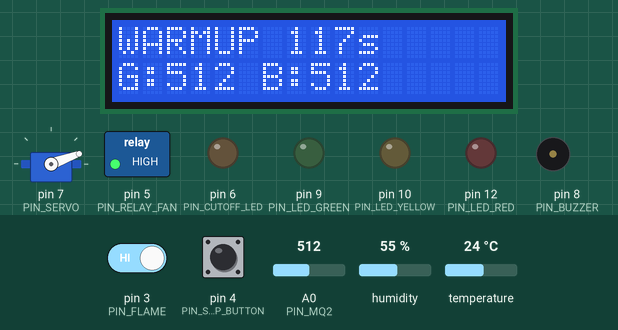
Recording of a sketch running on a simulated Arduino Uno, built with avr-gcc and run on an emulated ATmega328P. Shown: 16×2 character LCD, servo, switched loads named in the sketch (green lamp = pin HIGH), output pins drawn as LEDs (lit = HIGH), buzzer (waves = sounding, pin HIGH). The inputs (shaded band) are chosen by the test bench; at power-on: temperature 24 °C, A0 (PIN_MQ2) = 512, pin 3 (PIN_FLAME) HIGH, pin 4 (PIN_STOP_BUTTON) HIGH, humidity 55 %. What the sketch prints to the serial monitor is not drawn.

Above: at 2.4 s.
2.5 s: temperature set to 12 °C
10.1 s: A0 (PIN_MQ2) set to 716
At 10.62 s:
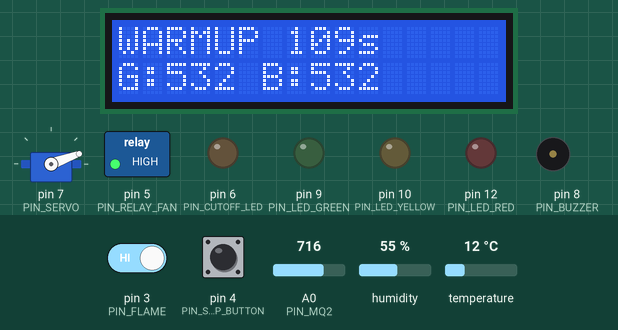
11.8 s: A0 (PIN_MQ2) set to 900
At 12.62 s:
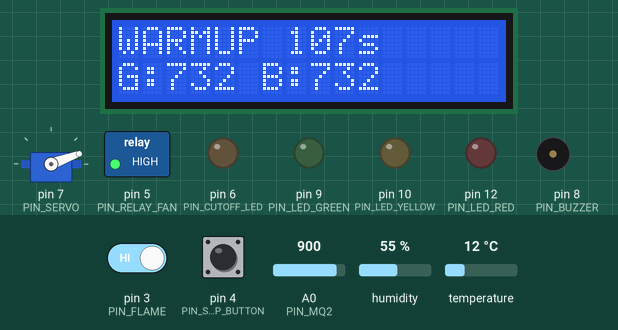
13.8 s: A0 (PIN_MQ2) set to 1023
At 14.62 s:
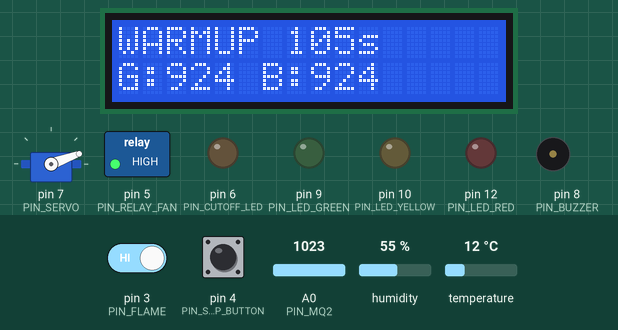
Timing chart, 0 to 16.8 s (numbered marks = the images above; inputs shaded):
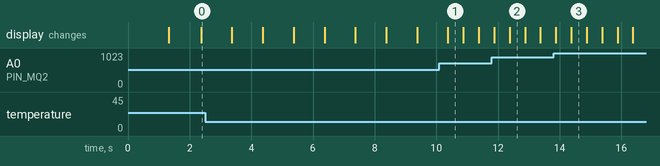

Measured:
- what the display in image 1 shows lasts 0.5 s, from 10.4 s to 10.9 s

The sketch:

Smart_Kitchen_Controller.ino
```cpp
#include <DHT.h>
#include <LiquidCrystal_I2C.h>
#include <Servo.h>

// =========================
// Hardware pin map
// =========================
const uint8_t PIN_MQ2 = A0;          // Matches your test code
const uint8_t PIN_DHT = 2;           // Updated to match your test code
const uint8_t PIN_FLAME = 3;         // Matches your test code
const uint8_t PIN_STOP_BUTTON = 4;   // Moved from 2 to 4 to make room for DHT
const uint8_t PIN_RELAY_FAN = 5;     // Matches your test code
const uint8_t PIN_CUTOFF_LED = 6;    // Unchanged
const uint8_t PIN_SERVO = 7;         // Updated to match your test code
const uint8_t PIN_BUZZER = 8;        // Updated to match your test code
const uint8_t PIN_LED_GREEN = 9;     // Unchanged
const uint8_t PIN_LED_YELLOW = 10;   // Moved from 7 to 10 to make room for Servo
const uint8_t PIN_RESET_BUTTON = 11; // Unchanged (Optional)
const uint8_t PIN_LED_RED = 12;      // Moved from 8 to 12 to make room for Buzzer

// =========================
// Build-time configuration
// =========================
const bool USE_RESET_BUTTON = false;
const bool RELAY_ACTIVE_LOW = true;
const bool FLAME_ACTIVE_LOW = true;
const bool CUTOFF_LED_ACTIVE_HIGH = true;

const uint8_t LCD_I2C_ADDR = 0x27;

// Servo angles (tune for your mechanics)
const int SERVO_ANGLE_CLOSED = 20;
const int SERVO_ANGLE_MID = 90;
const int SERVO_ANGLE_OPEN = 160;

// Timing
const unsigned long MQ2_WARMUP_MS = 120000UL;
const unsigned long SENSOR_SAMPLE_INTERVAL_MS = 250UL;
const unsigned long DHT_SAMPLE_INTERVAL_MS = 1000UL;
const unsigned long LCD_UPDATE_INTERVAL_MS = 500UL;
const unsigned long SERIAL_UPDATE_INTERVAL_MS = 1000UL;
const unsigned long WARNING_PERSIST_MS = 8000UL;
const unsigned long ALARM_PERSIST_MS = 12000UL;
const unsigned long CUTOFF_AFTER_ALARM_MS = 10000UL;
const unsigned long SAFE_WINDOW_MS = 60000UL;
const unsigned long BUZZER_MUTE_MS = 120000UL;
const unsigned long BUTTON_DEBOUNCE_MS = 35UL;
const unsigned long LONG_PRESS_MS = 3000UL;
const unsigned long RED_FLASH_MS = 400UL;
const unsigned long GREEN_BLINK_MS = 600UL;

// Thresholds (starter values; tune from logs)
const float TEMP_WARNING_C = 38.0f;
const float TEMP_ALARM_C = 45.0f;
const float TEMP_RISE_WARNING_C_PER_MIN = 1.2f;
const float TEMP_RISE_ALARM_C_PER_MIN = 2.5f;
const int GAS_WARN_DELTA_ENTER = 120;
const int GAS_WARN_DELTA_EXIT = 90;
const int GAS_ALARM_DELTA_ENTER = 220;
const int GAS_ALARM_DELTA_EXIT = 180;
const float GAS_RISE_FAST_COUNTS_PER_SEC = 6.0f;
const unsigned long FLAME_PERSIST_MS = 1500UL;

const uint8_t FILTER_WINDOW = 10;

DHT dht(PIN_DHT, DHT22);
LiquidCrystal_I2C lcd(LCD_I2C_ADDR, 16, 2);
Servo ventServo;

enum SystemState {
  STATE_WARMUP,
  STATE_NORMAL,
  STATE_COOKING_NORMAL,
  STATE_WARNING,
  STATE_ALARM_ACTIVE,
  STATE_CUTOFF_LOCKED
};

struct ButtonTracker {
  bool lastRawPressed;
  bool stablePressed;
  bool longHandled;
  unsigned long lastRawChangeMs;
  unsigned long pressStartMs;
};

enum ButtonEvent {
  BUTTON_NONE,
  BUTTON_SHORT_PRESS,
  BUTTON_LONG_PRESS
};

SystemState currentState = STATE_WARMUP;

int gasBuffer[FILTER_WINDOW] = {0};
float tempBuffer[FILTER_WINDOW] = {0};
uint8_t gasIndex = 0;
uint8_t tempIndex = 0;
uint8_t gasCount = 0;
uint8_t tempCount = 0;
long gasSum = 0;
float tempSum = 0.0f;

int gasRaw = 0;
int gasAvg = 0;
float tempC = 25.0f;
float tempAvg = 25.0f;
float tempRiseCPerMin = 0.0f;
float gasRiseCountsPerSec = 0.0f;

int gasBaseline = 0;
bool baselineLocked = false;

bool flameDetected = false;
bool flamePersistent = false;
unsigned long flameStartMs = 0;

bool alarmLatched = false;
bool cutoffLocked = false;
unsigned long warningCandidateStartMs = 0;
unsigned long alarmCandidateStartMs = 0;
unsigned long cutoffCandidateStartMs = 0;
unsigned long safeSinceMs = 0;
unsigned long buzzerMuteUntilMs = 0;

unsigned long startupMs = 0;
unsigned long lastSensorMs = 0;
unsigned long lastDhtMs = 0;
unsigned long lastLcdMs = 0;
unsigned long lastSerialMs = 0;
unsigned long lastGasRateMs = 0;
unsigned long lastTempRateMs = 0;
unsigned long lastRedFlashMs = 0;
unsigned long lastGreenBlinkMs = 0;

int lastGasForRate = 0;
float lastTempForRate = 25.0f;

bool redLedFlashState = false;
bool greenLedBlinkState = false;

ButtonTracker stopButton = {false, false, false, 0, 0};
ButtonTracker resetButton = {false, false, false, 0, 0};

void writeRelay(uint8_t pin, bool on) {
  if (RELAY_ACTIVE_LOW) {
    digitalWrite(pin, on ? LOW : HIGH);
  } else {
    digitalWrite(pin, on ? HIGH : LOW);
  }
}

bool readFlameRawDetected() {
  bool pinState = digitalRead(PIN_FLAME);
  return FLAME_ACTIVE_LOW ? !pinState : pinState;
}

ButtonEvent updateButton(ButtonTracker &btn, uint8_t pin, unsigned long nowMs) {
  bool rawPressed = (digitalRead(pin) == LOW);  // INPUT_PULLUP

  if (rawPressed != btn.lastRawPressed) {
    btn.lastRawPressed = rawPressed;
    btn.lastRawChangeMs = nowMs;
  }

  if ((nowMs - btn.lastRawChangeMs) >= BUTTON_DEBOUNCE_MS && rawPressed != btn.stablePressed) {
    btn.stablePressed = rawPressed;

    if (btn.stablePressed) {
      btn.pressStartMs = nowMs;
      btn.longHandled = false;
    } else {
      if (!btn.longHandled) {
        return BUTTON_SHORT_PRESS;
      }
    }
  }

  if (btn.stablePressed && !btn.longHandled && (nowMs - btn.pressStartMs) >= LONG_PRESS_MS) {
    btn.longHandled = true;
    return BUTTON_LONG_PRESS;
  }

  return BUTTON_NONE;
}

void pushGasSample(int value) {
  if (gasCount < FILTER_WINDOW) {
    gasBuffer[gasIndex] = value;
    gasSum += value;
    gasCount++;
  } else {
    gasSum -= gasBuffer[gasIndex];
    gasBuffer[gasIndex] = value;
    gasSum += value;
  }

  gasIndex = (gasIndex + 1) % FILTER_WINDOW;
  gasAvg = gasSum / max((uint8_t)1, gasCount);
}

void pushTempSample(float value) {
  if (tempCount < FILTER_WINDOW) {
    tempBuffer[tempIndex] = value;
    tempSum += value;
    tempCount++;
  } else {
    tempSum -= tempBuffer[tempIndex];
    tempBuffer[tempIndex] = value;
    tempSum += value;
  }

  tempIndex = (tempIndex + 1) % FILTER_WINDOW;
  tempAvg = tempSum / max((uint8_t)1, tempCount);
}

void updateSensorReadings(unsigned long nowMs) {
  if ((nowMs - lastSensorMs) >= SENSOR_SAMPLE_INTERVAL_MS) {
    lastSensorMs = nowMs;

    gasRaw = analogRead(PIN_MQ2);

    // Very basic outlier suppression for single-sample spikes.
    if (gasCount > 0) {
      int delta = abs(gasRaw - gasAvg);
      if (delta > 300) {
        gasRaw = gasAvg;
      }
    }

    pushGasSample(gasRaw);

    flameDetected = readFlameRawDetected();
    if (flameDetected) {
      if (flameStartMs == 0) {
        flameStartMs = nowMs;
      }
      flamePersistent = (nowMs - flameStartMs) >= FLAME_PERSIST_MS;
    } else {
      flameStartMs = 0;
      flamePersistent = false;
    }
  }

  if ((nowMs - lastDhtMs) >= DHT_SAMPLE_INTERVAL_MS) {
    lastDhtMs = nowMs;

    float newTemp = dht.readTemperature();
    if (!isnan(newTemp)) {
      tempC = newTemp;
      pushTempSample(tempC);

      if (lastTempRateMs > 0) {
        unsigned long dt = nowMs - lastTempRateMs;
        if (dt > 0) {
          tempRiseCPerMin = ((tempAvg - lastTempForRate) * 60000.0f) / (float)dt;
        }
      }
      lastTempForRate = tempAvg;
      lastTempRateMs = nowMs;
    }
  }

  if ((nowMs - lastGasRateMs) >= DHT_SAMPLE_INTERVAL_MS) {
    if (lastGasRateMs > 0) {
      unsigned long dt = nowMs - lastGasRateMs;
      if (dt > 0) {
        gasRiseCountsPerSec = ((float)(gasAvg - lastGasForRate) * 1000.0f) / (float)dt;
      }
    }
    lastGasForRate = gasAvg;
    lastGasRateMs = nowMs;
  }
}

bool isWarmupActive(unsigned long nowMs) {
  return (nowMs - startupMs) < MQ2_WARMUP_MS;
}

void updateGasBaseline(unsigned long nowMs) {
  if (isWarmupActive(nowMs)) {
    gasBaseline = gasAvg;
    return;
  }

  if (!baselineLocked) {
    gasBaseline = gasAvg;
    baselineLocked = true;
    return;
  }

  // Slow baseline tracking only in non-danger states.
  if (!alarmLatched && (currentState == STATE_NORMAL || currentState == STATE_COOKING_NORMAL)) {
    if (abs(gasAvg - gasBaseline) < 80) {
      gasBaseline = (int)(0.995f * gasBaseline + 0.005f * gasAvg);
    }
  }
}

int computeRiskScore() {
  int score = 0;

  bool gasAbnormal = gasAvg >= (gasBaseline + GAS_WARN_DELTA_ENTER);
  bool gasRisingFast = gasRiseCountsPerSec >= GAS_RISE_FAST_COUNTS_PER_SEC;
  bool tempWarn = tempAvg >= TEMP_WARNING_C;
  bool tempRising = tempRiseCPerMin >= TEMP_RISE_WARNING_C_PER_MIN;
  bool flameUnexpected = flamePersistent;

  if (gasAbnormal) {
    score += 3;
  }
  if (gasRisingFast) {
    score += 2;
  }
  if (tempWarn) {
    score += 2;
  }
  if (tempRising) {
    score += 1;
  }
  if (flameUnexpected) {
    score += 2;
  }

  if (score > 10) {
    score = 10;
  }
  return score;
}

bool isCookingContext() {
  bool gasSlight = gasAvg >= (gasBaseline + 60) && gasAvg < (gasBaseline + GAS_WARN_DELTA_ENTER);
  bool tempSlight = tempAvg >= (TEMP_WARNING_C - 3.0f) && tempAvg < TEMP_WARNING_C;
  return gasSlight || tempSlight;
}

bool isDangerStillHigh(int riskScore) {
  bool gasAlarm = gasAvg >= (gasBaseline + GAS_ALARM_DELTA_ENTER);
  bool tempAlarm = tempAvg >= TEMP_ALARM_C;
  bool tempRiseAlarm = tempRiseCPerMin >= TEMP_RISE_ALARM_C_PER_MIN;
  return riskScore >= 7 || gasAlarm || tempAlarm || tempRiseAlarm || flamePersistent;
}

bool isSafeCondition() {
  bool gasSafe = gasAvg <= (gasBaseline + GAS_WARN_DELTA_EXIT);
  bool tempSafe = tempAvg < (TEMP_WARNING_C - 1.5f);
  bool noFlame = !flamePersistent;
  return gasSafe && tempSafe && noFlame;
}

void resetAlarmLatches() {
  alarmLatched = false;
  cutoffLocked = false;
  warningCandidateStartMs = 0;
  alarmCandidateStartMs = 0;
  cutoffCandidateStartMs = 0;
  safeSinceMs = 0;
  buzzerMuteUntilMs = 0;
}

void updateStateMachine(unsigned long nowMs) {
  if (isWarmupActive(nowMs)) {
    currentState = STATE_WARMUP;
    return;
  }

  int riskScore = computeRiskScore();

  if (!alarmLatched) {
    bool warningCondition = (riskScore >= 4);
    bool alarmCondition = (riskScore >= 7);

    if (alarmCondition) {
      if (alarmCandidateStartMs == 0) {
        alarmCandidateStartMs = nowMs;
      }
      if ((nowMs - alarmCandidateStartMs) >= ALARM_PERSIST_MS) {
        alarmLatched = true;
        currentState = STATE_ALARM_ACTIVE;
        cutoffCandidateStartMs = nowMs;
        warningCandidateStartMs = 0;
      }
    } else {
      alarmCandidateStartMs = 0;
    }

    if (!alarmLatched) {
      if (warningCondition) {
        if (warningCandidateStartMs == 0) {
          warningCandidateStartMs = nowMs;
        }
        if ((nowMs - warningCandidateStartMs) >= WARNING_PERSIST_MS) {
          currentState = STATE_WARNING;
        }
      } else {
        warningCandidateStartMs = 0;
        currentState = isCookingContext() ? STATE_COOKING_NORMAL : STATE_NORMAL;
      }
    }
  } else {
    bool dangerHigh = isDangerStillHigh(riskScore);

    if (dangerHigh) {
      safeSinceMs = 0;
      if (!cutoffLocked) {
        if (cutoffCandidateStartMs == 0) {
          cutoffCandidateStartMs = nowMs;
        }
        if ((nowMs - cutoffCandidateStartMs) >= CUTOFF_AFTER_ALARM_MS) {
          cutoffLocked = true;
        }
      }
    } else {
      cutoffCandidateStartMs = 0;
      if (safeSinceMs == 0) {
        safeSinceMs = nowMs;
      }
    }

    currentState = cutoffLocked ? STATE_CUTOFF_LOCKED : STATE_ALARM_ACTIVE;
  }
}

void handleButtons(unsigned long nowMs) {
  ButtonEvent stopEvent = updateButton(stopButton, PIN_STOP_BUTTON, nowMs);

  if (stopEvent == BUTTON_SHORT_PRESS && alarmLatched) {
    buzzerMuteUntilMs = nowMs + BUZZER_MUTE_MS;
    Serial.println(F("Stop button short press: buzzer muted, safety remains active."));
  }

  if (stopEvent == BUTTON_LONG_PRESS && alarmLatched) {
    bool safeWindowMet = (safeSinceMs > 0) && ((nowMs - safeSinceMs) >= SAFE_WINDOW_MS);
    if (safeWindowMet) {
      resetAlarmLatches();
      currentState = isCookingContext() ? STATE_COOKING_NORMAL : STATE_NORMAL;
      Serial.println(F("Stop button long press: alarm reset after safe window."));
    } else {
      Serial.println(F("Stop button long press ignored: safe window not met."));
    }
  }

  if (USE_RESET_BUTTON) {
    ButtonEvent resetEvent = updateButton(resetButton, PIN_RESET_BUTTON, nowMs);
    if (resetEvent == BUTTON_LONG_PRESS && alarmLatched) {
      bool safeWindowMet = (safeSinceMs > 0) && ((nowMs - safeSinceMs) >= SAFE_WINDOW_MS);
      if (safeWindowMet) {
        resetAlarmLatches();
        currentState = isCookingContext() ? STATE_COOKING_NORMAL : STATE_NORMAL;
        Serial.println(F("Reset button long press: alarm reset after safe window."));
      }
    }
  }
}

void applyOutputs(unsigned long nowMs) {
  bool fanOn = false;
  bool cutoffCommandActive = false;
  bool buzzerOn = false;
  int servoAngle = SERVO_ANGLE_CLOSED;

  switch (currentState) {
    case STATE_WARMUP:
      fanOn = false;
      cutoffCommandActive = false;
      servoAngle = SERVO_ANGLE_CLOSED;
      break;

    case STATE_NORMAL:
      fanOn = false;
      cutoffCommandActive = false;
      servoAngle = SERVO_ANGLE_CLOSED;
      break;

    case STATE_COOKING_NORMAL:
      fanOn = false;
      cutoffCommandActive = false;
      servoAngle = SERVO_ANGLE_MID;
      break;

    case STATE_WARNING:
      fanOn = true;
      cutoffCommandActive = false;
      servoAngle = SERVO_ANGLE_MID;
      break;

    case STATE_ALARM_ACTIVE:
      fanOn = true;
      cutoffCommandActive = true;
      servoAngle = SERVO_ANGLE_OPEN;
      break;

    case STATE_CUTOFF_LOCKED:
      fanOn = true;
      cutoffCommandActive = true;
      servoAngle = SERVO_ANGLE_OPEN;
      break;
  }

  // Keep cutoff command active while alarm is latched.
  if (alarmLatched) {
    cutoffCommandActive = true;
  }

  writeRelay(PIN_RELAY_FAN, fanOn);
  bool cutoffLedOn = CUTOFF_LED_ACTIVE_HIGH ? cutoffCommandActive : !cutoffCommandActive;
  digitalWrite(PIN_CUTOFF_LED, cutoffLedOn ? HIGH : LOW);
  ventServo.write(servoAngle);

  bool buzzerMuted = (nowMs < buzzerMuteUntilMs);
  if ((currentState == STATE_ALARM_ACTIVE || currentState == STATE_CUTOFF_LOCKED) && !buzzerMuted) {
    buzzerOn = true;
  }
  digitalWrite(PIN_BUZZER, buzzerOn ? HIGH : LOW);

  // LEDs
  bool greenOn = false;
  bool yellowOn = false;
  bool redOn = false;

  if (currentState == STATE_NORMAL) {
    greenOn = true;
  } else if (currentState == STATE_COOKING_NORMAL) {
    if ((nowMs - lastGreenBlinkMs) >= GREEN_BLINK_MS) {
      lastGreenBlinkMs = nowMs;
      greenLedBlinkState = !greenLedBlinkState;
    }
    greenOn = greenLedBlinkState;
  } else if (currentState == STATE_WARNING) {
    yellowOn = true;
  } else if (currentState == STATE_ALARM_ACTIVE) {
    redOn = true;
  } else if (currentState == STATE_CUTOFF_LOCKED) {
    if ((nowMs - lastRedFlashMs) >= RED_FLASH_MS) {
      lastRedFlashMs = nowMs;
      redLedFlashState = !redLedFlashState;
    }
    redOn = redLedFlashState;
  }

  digitalWrite(PIN_LED_GREEN, greenOn ? HIGH : LOW);
  digitalWrite(PIN_LED_YELLOW, yellowOn ? HIGH : LOW);
  digitalWrite(PIN_LED_RED, redOn ? HIGH : LOW);
}

const __FlashStringHelper *stateToText(SystemState s) {
  switch (s) {
    case STATE_WARMUP:
      return F("WARMING UP");
    case STATE_NORMAL:
      return F("NORMAL");
    case STATE_COOKING_NORMAL:
      return F("COOKING NORMAL");
    case STATE_WARNING:
      return F("WARNING");
    case STATE_ALARM_ACTIVE:
      return F("ALARM ACTIVE");
    case STATE_CUTOFF_LOCKED:
      return F("CUTOFF LOCKED");
  }
  return F("UNKNOWN");
}

void updateLcd(unsigned long nowMs) {
  if ((nowMs - lastLcdMs) < LCD_UPDATE_INTERVAL_MS) {
    return;
  }
  lastLcdMs = nowMs;

  lcd.clear();

  if (currentState == STATE_WARMUP) {
    unsigned long elapsed = nowMs - startupMs;
    unsigned long remain = (elapsed >= MQ2_WARMUP_MS) ? 0 : (MQ2_WARMUP_MS - elapsed);
    lcd.setCursor(0, 0);
    lcd.print(F("WARMUP "));
    lcd.print(remain / 1000UL);
    lcd.print(F("s"));
    lcd.setCursor(0, 1);
    lcd.print(F("G:"));
    lcd.print(gasAvg);
    lcd.print(F(" B:"));
    lcd.print(gasBaseline);
    return;
  }

  lcd.setCursor(0, 0);
  lcd.print(stateToText(currentState));

  bool buzzerMuted = (nowMs < buzzerMuteUntilMs);
  if (buzzerMuted && alarmLatched) {
    lcd.setCursor(0, 1);
    lcd.print(F("MUTED SAFE ON"));
  } else {
    lcd.setCursor(0, 1);
    lcd.print(F("G:"));
    lcd.print(gasAvg);
    lcd.print(F(" T:"));
    lcd.print(tempAvg, 1);
  }
}

void updateSerialLog(unsigned long nowMs) {
  if ((nowMs - lastSerialMs) < SERIAL_UPDATE_INTERVAL_MS) {
    return;
  }
  lastSerialMs = nowMs;

  int riskScore = computeRiskScore();

  Serial.print(F("state="));
  Serial.print((int)currentState);
  Serial.print(F(", gas="));
  Serial.print(gasAvg);
  Serial.print(F(", base="));
  Serial.print(gasBaseline);
  Serial.print(F(", dGas/s="));
  Serial.print(gasRiseCountsPerSec, 1);
  Serial.print(F(", temp="));
  Serial.print(tempAvg, 1);
  Serial.print(F(", dT/min="));
  Serial.print(tempRiseCPerMin, 2);
  Serial.print(F(", flame="));
  Serial.print(flamePersistent ? F("1") : F("0"));
  Serial.print(F(", risk="));
  Serial.print(riskScore);
  Serial.print(F(", alarmLatched="));
  Serial.print(alarmLatched ? F("1") : F("0"));
  Serial.print(F(", cutoffLocked="));
  Serial.println(cutoffLocked ? F("1") : F("0"));
}

void setup() {
  pinMode(PIN_STOP_BUTTON, INPUT_PULLUP);
  pinMode(PIN_RESET_BUTTON, INPUT_PULLUP);
  pinMode(PIN_FLAME, INPUT);

  pinMode(PIN_BUZZER, OUTPUT);
  pinMode(PIN_RELAY_FAN, OUTPUT);
  pinMode(PIN_CUTOFF_LED, OUTPUT);
  pinMode(PIN_LED_YELLOW, OUTPUT);
  pinMode(PIN_LED_RED, OUTPUT);
  pinMode(PIN_LED_GREEN, OUTPUT);

  Serial.begin(9600);
  dht.begin();

  lcd.init();
  lcd.backlight();

  ventServo.attach(PIN_SERVO);
  ventServo.write(SERVO_ANGLE_CLOSED);

  // Safe defaults at boot.
  digitalWrite(PIN_BUZZER, LOW);
  writeRelay(PIN_RELAY_FAN, false);
  digitalWrite(PIN_CUTOFF_LED, CUTOFF_LED_ACTIVE_HIGH ? LOW : HIGH);

  digitalWrite(PIN_LED_GREEN, LOW);
  digitalWrite(PIN_LED_YELLOW, LOW);
  digitalWrite(PIN_LED_RED, LOW);

  startupMs = millis();

  // Prime filter buffers to avoid large transient swings.
  gasRaw = analogRead(PIN_MQ2);
  for (uint8_t i = 0; i < FILTER_WINDOW; i++) {
    pushGasSample(gasRaw);
    pushTempSample(tempC);
  }
  gasBaseline = gasAvg;

  lcd.clear();
  lcd.setCursor(0, 0);
  lcd.print(F("Smart Kitchen"));
  lcd.setCursor(0, 1);
  lcd.print(F("Booting..."));
  delay(1200);

  Serial.println(F("Smart Kitchen controller started."));
}

void loop() {
  unsigned long nowMs = millis();

  updateSensorReadings(nowMs);
  updateGasBaseline(nowMs);
  updateStateMachine(nowMs);
  handleButtons(nowMs);
  applyOutputs(nowMs);
  updateLcd(nowMs);
  updateSerialLog(nowMs);
}
```
